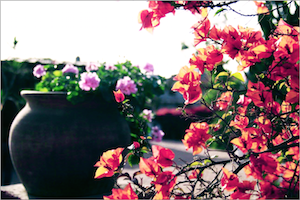
#> input picture flowers.png, 300 x 200 px
$ python imageSegmentation.py
#> lines starting #> are read from the running program, lines starting #| are printed output that depends on the picture
#import the necessary packages
import sys
sys.path.append('/Users/snehabelkhale/.virtualenvs/cv/lib/python2.7/site-packages')
import cv2
import time
import numpy as np

'''
Function: Segment
Uses the K-Means Clustering Algorithm to segment images based on combinations of HSV or RGB Channels.
Based on the color profile of the image, experimenting with different combinations can produce beautiful and alternative color
posterizing. To enhance this posterizing effect and attain very unorthodox coloring, input "1" for the fourth input parameter

note:Check out the attached powerpoint for some examples ...

Inputs:
A: HSV/RGB image to be segmented
Channel: Tuple argument with corresponding Channel numbers
    Ex. (1,2) -> to segment with the second and third channel
        (1,) -> to only segment according the the second channel
        note: you must provide the channel numbers in chronological order
K: Number of segmentation clusters
Enhance: Input 1 for extra visual effects, 0 for standard

Output:
Segmented Image

'''


def segment(A, Channel, K, Enhance):
    # make sure that Enhance parameter is a 1 or 0
    if Enhance != 1 and Enhance != 0:
        print ('Invalid input for Enhance Parameter, must be 1 or 0')
        return
    # set criteria for k-means algorithm
    criteria = (cv2.TERM_CRITERIA_EPS + cv2.TERM_CRITERIA_MAX_ITER, 10, 1)

    # if user has selected to cluster by one channel
    if len(Channel) == 1:
        Z = A[:, :, Channel].copy()
        Z = Z.reshape((-1, 1))
        Z = np.float32(Z)
        # obtain centers using kmeans
        ret, label, center = cv2.kmeans(Z, K, None, criteria, 10, cv2.KMEANS_RANDOM_CENTERS)
        # apply the segmentation to the image
        center = np.uint8(center)
        res = center[label.flatten()]
        res2 = res.reshape((A[:, :, Channel].shape))
        A[:, :, Channel] = res2

    # if user has selected to cluster by two channels
    elif len(Channel) == 2:
        Channel1 = Channel[0]
        Channel2 = Channel[1]
        # pull out the required channels
        Z1 = A[:, :, Channel1].copy()
        Z2 = A[:, :, Channel2].copy()
        Z1 = Z1.reshape((-1, 1))
        Z2 = Z2.reshape((-1, 1))
        Z = np.hstack((Z1, Z2))
        Z = np.float32(Z)
        # obtain centers using kmeans using individual channels
        ret, label, center = cv2.kmeans(Z, K, None, criteria, 10, cv2.KMEANS_RANDOM_CENTERS)
        # apply the segmentation to the image
        center = np.uint8(center)
        res = center[label.flatten()]
        res2 = res.reshape((A.shape[0], A.shape[1], 2))
        # apply the enhancement if selected
        if Enhance == 0:
            A[:, :, Channel1] = res2[:, :, 0]
        elif Enhance == 1:
            A[:, :, Channel1] = res2[:, :, 1]
        A[:, :, Channel2] = res2[:, :, 1]

    # if the user has selected to cluster by all three channels
    elif len(Channel) == 3:
        Z = A.copy()
        Z = Z.reshape((-1, 3))
        Z = np.float32(Z)
        # obtain centers using kmeans on ALL channels
        ret, label, center = cv2.kmeans(Z, K, None, criteria, 10, cv2.KMEANS_RANDOM_CENTERS)
        # apply the segmentation to the image
        center = np.uint8(center)
        res = center[label.flatten()]
        res2 = res.reshape((A.shape))
        A[:, :, :] = res2[:, :, :]


'''
The rest of this script is to observe the qualitative segmented image characteristics from k-means segmenting an image based on:

Hue
Saturation
Value
Hue + Saturation
Hue + Value
Saturation + Value

OR

R
G
B
R+G
R+B
G+B
R+G+B

'''
# Read in your image and convert to both HSV and BGR types
img = cv2.imread('flowers.png', 1)
#> img is the input picture: shape (200, 300, 3); mean B, G, R 114.4, 111.2, 134.8
img_hsv = cv2.cvtColor(img, cv2.COLOR_BGR2HSV)
#> img_hsv: shape (200, 300, 3); mean H, S, V 78.9, 117.1, 145.2

# play around with different parameter values on the HSV image!
segment(img_hsv, (0, 2), 3, 0)
#> in segment, `Z1 = A[:, :, Channel1].copy()`:
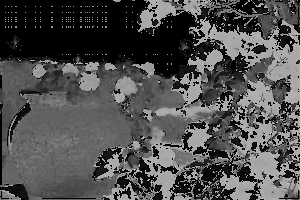
#> Z1: shape (200, 300); min 0, max 179, mean 78.9
#> in segment, `Z2 = A[:, :, Channel2].copy()`:
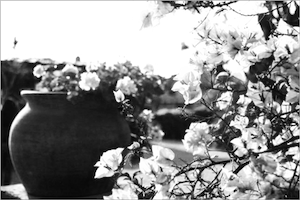
#> Z2: shape (200, 300); min 0, max 255, mean 145.2
#> in segment, `Z = np.hstack((Z1, Z2))`: Z = 60000 pairs, first value 0 to 179, second value 0 to 255
#> in segment, `ret, label, center = cv2.kmeans(Z, K, None, criteria, 10, cv2.KMEANS_R..`: ret = 103933899.3; center = [[7.52, 238.8], [165, 191], [92.44, 46.42]]
#> in segment, `center = np.uint8(center)`: center = [[7, 238], [165, 190], [92, 46]]
#> in segment, `res = center[label.flatten()]`: res = 60000 pairs, first value 7 to 165, second value 46 to 238
#> in segment, `A[:, :, Channel1] = res2[:, :, 0]`: A: shape (200, 300, 3); mean H, S, V 78.5, 117.1, 145.2
#> in segment, `A[:, :, Channel2] = res2[:, :, 1]`: A: shape (200, 300, 3); mean H, S, V 78.5, 117.1, 144.5
# Convert back to BGR and show image
img1 = cv2.cvtColor(img_hsv, cv2.COLOR_HSV2BGR)
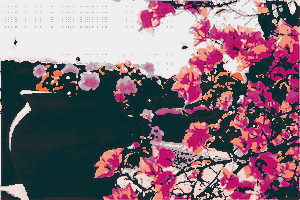
#> img1: shape (200, 300, 3); mean B, G, R 119.7, 109.1, 131.6
cv2.imshow('HSV segmentation', img1)

# play around with different parameter values on the RGB image!
segment(img, (1, 2), 4, 1)
#> call 2 of segment, with Channel = (1, 2), K = 4, Enhance = 1
#> in segment (call 2), `Z1 = A[:, :, Channel1].copy()`:
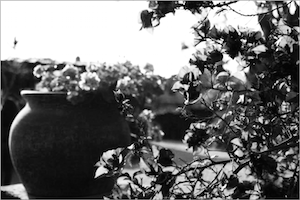
#> Z1: shape (200, 300); min 0, max 255, mean 111.2
#> in segment (call 2), `Z2 = A[:, :, Channel2].copy()`:
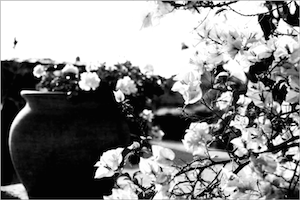
#> Z2: shape (200, 300); min 0, max 255, mean 134.8
#> in segment (call 2), `Z = np.hstack((Z1, Z2))`: Z = 60000 pairs, first value 0 to 255, second value 0 to 255
#> in segment (call 2), `ret, label, center = cv2.kmeans(Z, K, None, criteria, 10, cv2.KMEANS_R..`: ret = 94802271.2; center = [[50.02, 196.5], [118, 118.6], [29.5, 17.88], [233.5, 246.9]]
#> in segment (call 2), `center = np.uint8(center)`: center = [[50, 196], [117, 118], [29, 17], [233, 246]]
#> in segment (call 2), `res = center[label.flatten()]`: res = 60000 pairs, first value 29 to 233, second value 17 to 246
#> in segment (call 2), `A[:, :, Channel1] = res2[:, :, 1]`:
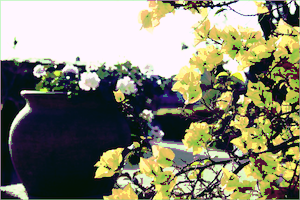
#> A: shape (200, 300, 3); mean B, G, R 114.4, 134, 134.8
#> in segment (call 2), `A[:, :, Channel2] = res2[:, :, 1]`:
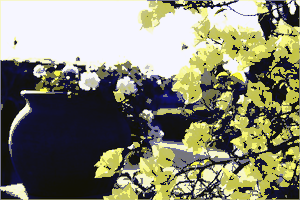
#> A: shape (200, 300, 3); mean B, G, R 114.4, 134, 134
cv2.imshow('RGB segmentation', img)

# input colors?

cv2.waitKey(0)
